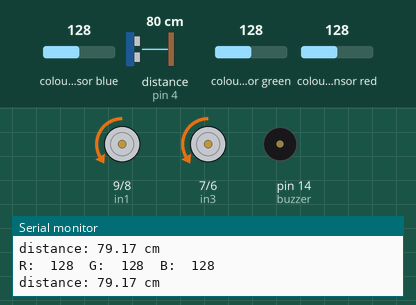
This sketch was run on a simulated Arduino Uno, built with avr-gcc and run on an emulated ATmega328P. Shown: motor-driver pin pairs drawn as motors (green arrow = first pin HIGH = forward, orange = second pin HIGH = backward, longer = more drive, scaled by the enable pin), buzzer (waves = sounding, pin HIGH), the last lines printed to the serial monitor. Wiring (inferred from the names in the program): ultrasonic range finder: trigger pin 3; echo pin 4. The inputs (shaded band) are chosen by the test bench; at power-on: distance to the obstacle (sensor on pin 4) 80 cm, colour sensor blue 128, colour sensor green 128, colour sensor red 128. The echo pulse lasts 58.3 µs per cm; pins used as bus, display or sensor lines are not drawn.

Above: at 1.2 s.
1.3 s: distance to the obstacle (sensor on pin 4) set to 23 cm
4.3 s: distance to the obstacle (sensor on pin 4) set to 18 cm
At 5.0 s:
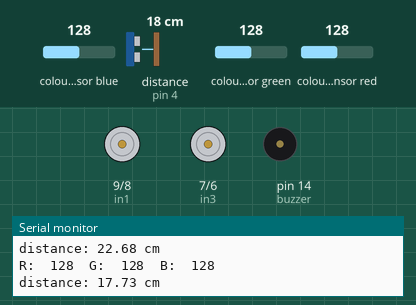
7.3 s: distance to the obstacle (sensor on pin 4) set to 120 cm
9.3 s: distance to the obstacle (sensor on pin 4) set to 2 cm
At 12.3 s:
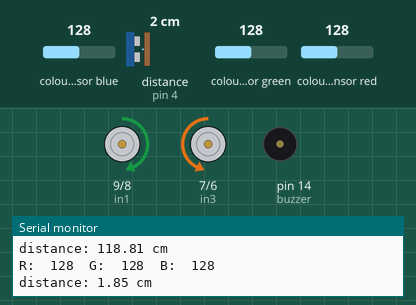
Timing chart, 0 to 13.3 s (numbered marks = the images above; inputs shaded):
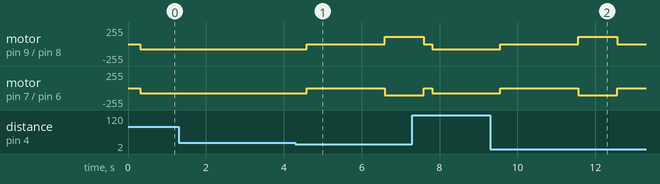

The sketch:

disasterRobot.ino
```cpp
#include <Wire.h>
#include "Adafruit_TCS34725.h"

//motor one
int enA = 10;
int in1 = 9;
int in2 = 8;
// motor two
int enB = 5;
int in3 = 7;
int in4 = 6;
// Ultrasonic Sensor
//
int trigPin = 3;    // TRIG pin
int echoPin = 4;    // ECHO pin
int buzzer = 14;
#define commonAnode true
float duration_us, distance_cm;

byte gammatable[256];
Adafruit_TCS34725 tcs = Adafruit_TCS34725(TCS34725_INTEGRATIONTIME_50MS, TCS34725_GAIN_4X);

void setup() {
  Serial.begin(9600);
  // set all the motor control pins to outputs
  pinMode(enA, OUTPUT);
  pinMode(enB, OUTPUT);
  pinMode(in1, OUTPUT);
  pinMode(in2, OUTPUT);
  pinMode(in3, OUTPUT);
  pinMode(in4, OUTPUT);
  pinMode(buzzer, OUTPUT);
  // configure the trigger pin to output mode
  pinMode(trigPin, OUTPUT);
  // configure the echo pin to input mode
  pinMode(echoPin, INPUT);
  if (tcs.begin()) {
    //Serial.println("Found sensor");
  } else {
    Serial.println("No TCS34725 found ... check your connections");
    while (1); // halt!
  }


  // it helps convert RGB colors to what humans see
  for (int i=0; i<256; i++) {
    float x = i;
    x /= 255;
    x = pow(x, 2.5);
    x *= 255;

    if (commonAnode) {
      gammatable[i] = 255 - x;
    } else {
      gammatable[i] = x;
    }
    //Serial.println(gammatable[i]);
  }
}


//For speed COntrol of Tank
void speedControl(){
  // Turn on motors
  digitalWrite(in1, LOW);
  digitalWrite(in2, HIGH);
  digitalWrite(in3, LOW);
  digitalWrite(in4, HIGH);

  analogWrite(enB, 75);
  analogWrite(enA, 75);

}

void belokKiri(){

  digitalWrite(in1, HIGH);
  digitalWrite(in2, LOW);
  digitalWrite(in3, LOW);
  digitalWrite(in4, HIGH);

  analogWrite(enB, 111);
  analogWrite(enA, 111);

}
void stopTank(){
  digitalWrite(in1, LOW);
  digitalWrite(in2, LOW);
  digitalWrite(in3, LOW);
  digitalWrite(in4, LOW);
}

void loop() {
  float red, green, blue;
    // generate 10-microsecond pulse to TRIG pin
    tcs.setInterrupt(false);  // turn on LED

  delay(60);  // takes 50ms to read

  tcs.getRGB(&red, &green, &blue);

  tcs.setInterrupt(true);  // turn off LED

  Serial.print("R:\t"); Serial.print(int(red));
  Serial.print("\tG:\t"); Serial.print(int(green));
  Serial.print("\tB:\t"); Serial.print(int(blue));


//  Serial.print("\t");
//  Serial.print((int)red, HEX); Serial.print((int)green, HEX); Serial.print((int)blue, HEX);
  Serial.print("\n");

  //buzzer turn on this is for human detetction when human RGB color is detected,
  //then buzzer wll turn on
  if ((int(red)> 135) && (int(green) < 80) && (int(blue) < 60)){
    digitalWrite(buzzer, HIGH);
    stopTank();
  }
  else{
    digitalWrite(buzzer, LOW);
  }

  digitalWrite(trigPin, HIGH);
  delayMicroseconds(10);
  digitalWrite(trigPin, LOW);
    // measure duration of pulse from ECHO pin
  duration_us = pulseIn(echoPin, HIGH);

  // calculate the distance
  distance_cm = 0.017 * duration_us;

  // print the value to Serial Monitor
  Serial.print("distance: ");
  Serial.print(distance_cm);
  Serial.println(" cm");
  delay(100);
  if (distance_cm < 20){

        stopTank();
        delay(2000);
        belokKiri();
        delay(1000);
        stopTank();

  }
  else{
    speedControl();
  }
}
```

Measured:
- the behaviour switches between 21 and 20 cm on distance to the obstacle (sensor on pin 4) (found by bisection; images 0 and 1)
- after the input at 4.3 s, motor on pin 9 (in1) / pin 8 (in2): backward 75/255 → stopped after 0.29 s, → forward 111/255 2.0 s later; motor on pin 7 (in3) / pin 6 (in4): backward 75/255 → stopped after 0.29 s, → backward 111/255 2.0 s later
- after the input at 9.3 s, motor on pin 9 (in1) / pin 8 (in2): backward 75/255 → stopped after 0.26 s, → forward 111/255 2.0 s later, → stopped 1.0 s later; motor on pin 7 (in3) / pin 6 (in4): backward 75/255 → stopped after 0.26 s, → backward 111/255 2.0 s later, → stopped 1.0 s later
